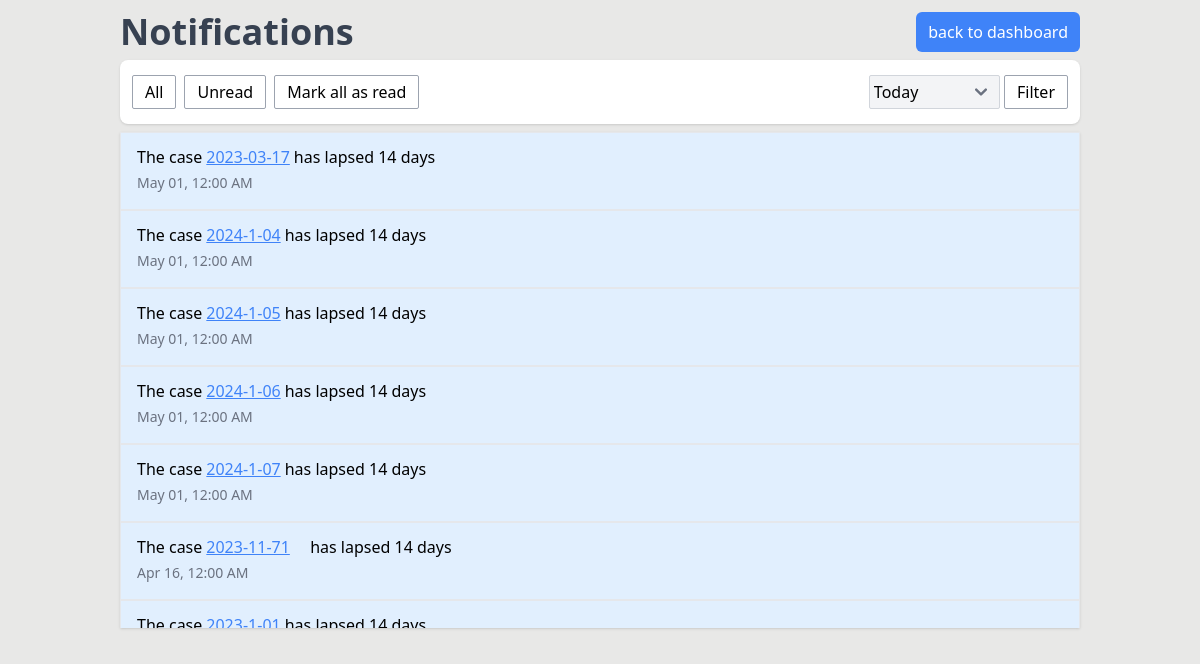
The app's page /user_notification.php (signed in) with its own data.
### tables this page shows
CREATE TABLE `complaints` (
  `id` int(11) NOT NULL,
  `UserID` int(11) DEFAULT NULL,
  `BarangayID` int(11) DEFAULT NULL,
  `CNum` varchar(50) DEFAULT NULL,
  `CAddress` varchar(255) DEFAULT NULL,
  `RAddress` varchar(255) DEFAULT NULL,
  `Mdate` datetime DEFAULT NULL,
  `RDate` date DEFAULT NULL,
  `CNames` varchar(255) DEFAULT NULL,
  `RspndtNames` varchar(255) DEFAULT NULL,
  `CDesc` varchar(255) DEFAULT NULL,
  `Petition` varchar(255) DEFAULT NULL,
  `ForTitle` varchar(255) DEFAULT NULL,
  `Pangkat` varchar(255) DEFAULT NULL,
  `CType` varchar(50) DEFAULT NULL,
  `CStatus` varchar(50) DEFAULT NULL,
  `CMethod` varchar(50) DEFAULT NULL,
  `IsArchived` tinyint(1) DEFAULT 0,
  `seen` tinyint(1) NOT NULL DEFAULT 0,
  `removenotif` tinyint(1) NOT NULL DEFAULT 0
);

### user_notification_handler.php (called while the page is built, shortened)
<?php
include 'connection.php';
$userID = isset($_SESSION['user_id']) ? $_SESSION['user_id'] : null;
function getAllNotificationData($conn, $userID, $extraCondition = "")
{
    $query = "SELECT * FROM complaints
          WHERE UserID = :user_id
          AND CStatus = 'Settled'
          AND ((CMethod = 'Mediation' AND NOW() > DATE_ADD(Mdate, INTERVAL 14 DAY)))
          AND isArchived = 0
          AND removenotif = 0
          AND YEAR(Mdate) = YEAR(NOW())";
    $query .= !empty($extraCondition) ? " AND $extraCondition" : "";
    $query .= " ORDER BY Mdate DESC";
    $stmt = $conn->prepare($query);
    $stmt->bindParam(':user_id', $userID);
    $stmt->execute();
    $temp = $stmt->fetchAll(PDO::FETCH_ASSOC);
    return $temp;
}
$notifData = getAllNotificationData($conn, $userID);
?>

### user_notification.php (the view, shortened to what this page needs)
<?php
include 'connection.php';
include 'user_notification_handler.php';
?>
<!doctype html>
<html lang="en">
<head>
  <link href="output.css" rel="stylesheet">
  <link rel="stylesheet" href="node_modules/@tabler/icons-webfont/dist/tabler-icons.min.css">
</head>
<body class="bg-[#E8E8E7] h-screen w-screen flex flex-col gap-y-2 items-center justify-start">
  <section class="w-[60rem] max-w-[90%] flex justify-between mt-3">
    <h3 class="text-4xl font-bold text-gray-700">Notifications</h3>
    <a href="user_dashboard.php" class="bg-blue-500 hover:bg-blue-400 px-3 py-2 rounded-md text-white">back to dashboard</a>
  </section>
  <section class="bg-white shadow rounded-lg h-[4rem] w-[60rem] max-w-[90%] flex items-center justify-between p-3">
    <section class="flex gap-x-2">
      <form action="" method="POST" class="m-0 p-0">
        <input
          type="submit"
          value="All"
          name="submit_all"
          class="p-1 rounded-sm hover:bg-gray-100 border border-gray-400 px-3 cursor-pointer">
      </form>
      <form action="" method="POST" class="m-0 p-0">
        <input
          type="submit"
          value="Unread"
          name="submit_unread"
          class="p-1 rounded-sm hover:bg-gray-100 border border-gray-400 px-3 cursor-pointer">
      </form>
      <form action="" method="POST" class="m-0 p-0">
        <input
          type="submit"
          value="Mark all as read"
          name="submit_readAll"
          class="p-1 rounded-sm hover:bg-gray-100 border border-gray-400 px-3 cursor-pointer">
      </form>
    </section>
    <form action="" method="POST" class="m-0 p-0">
      <select name="filter_period" class="p-1 rounded-sm bg-gray-100 border border-gray-300">
        <option value="today">Today</option>
      </select>
      <button type="submit" name="submit_filter" class="p-1 rounded-sm hover:bg-gray-100 border border-gray-400 px-3 cursor-pointer">Filter</button>
    </form>
  </section>
  <section class="bg-white shadow h-[31rem] w-[60rem] max-w-[90%] overflow-y-auto">
    <?php if (!empty($notifData)) { ?>
      <?php foreach ($notifData as $row) { ?>
        <div class="relative <?php echo $row['seen'] === 1 ? 'bg-white' : 'bg-blue-100' ?> hover:bg-gray-100 h-fit w-full border p-3 pl-4 flex items-center justify-between">
          <div class="flex flex-col gap-y-1 items-start cursor-default">
            <div class="flex">
              <p clas>The case </p>
              <form action="" method="POST" class="m-0 p-0">
                <input
                  id="textToCopy<?php echo $row['id']; ?>"
                  type="submit"
                  value="<?php echo htmlspecialchars($row['CNum']); ?>"
                  name="submit_read"
                  class="px-1 underline text-blue-500 cursor-pointer">
              </form>
              <p>has lapsed 14 days</p>
            </div>
            <p class="text-sm text-gray-500">
              <?php
              $adjustedDate = strtotime($row['Mdate'] . ' +14 days');
              echo date('M d, h:i A', $adjustedDate);
              ?>
            </p>
          </div>
        </div>
      <?php } ?>
    <?php } ?>
  </section>
</body>
</html>

### records on screen
complaints: submit_read "2023-03-17"
complaints: submit_read "2024-1-04"
complaints: submit_read "2024-1-05"
complaints: submit_read "2024-1-06"
complaints: submit_read "2024-1-07"
complaints: submit_read "2023-11-71"
complaints: submit_read "2023-1-01"
